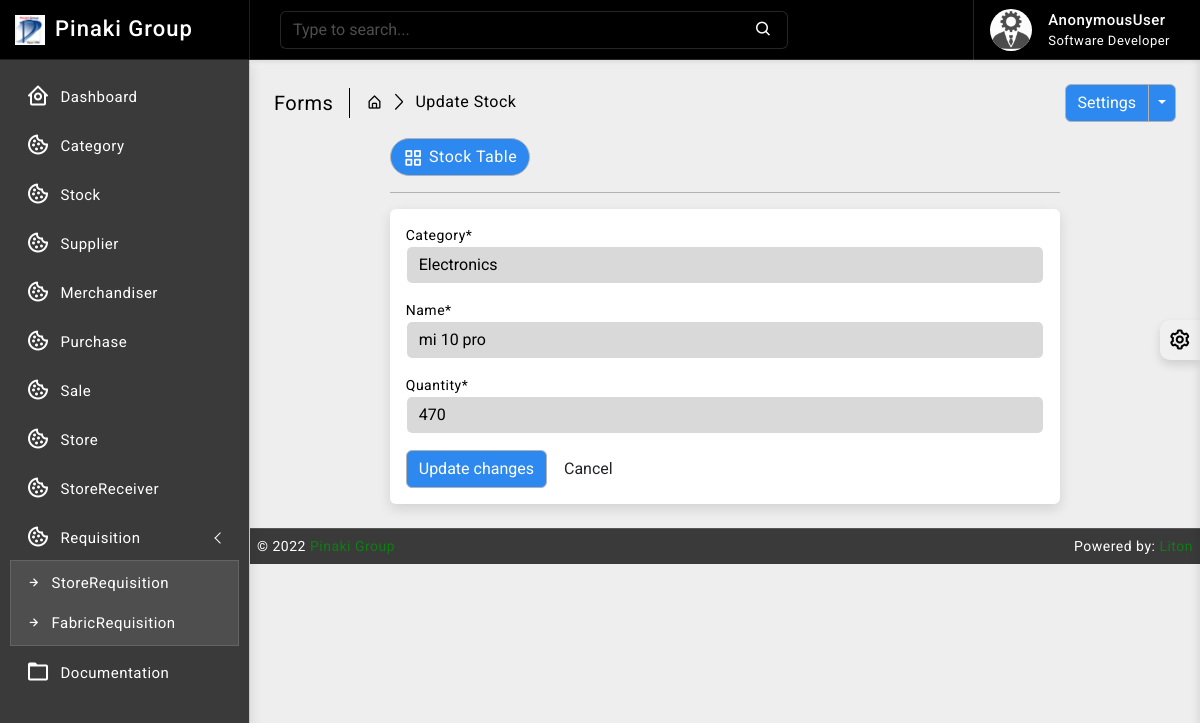
The page /stock/2/edit on the database as committed earlier.
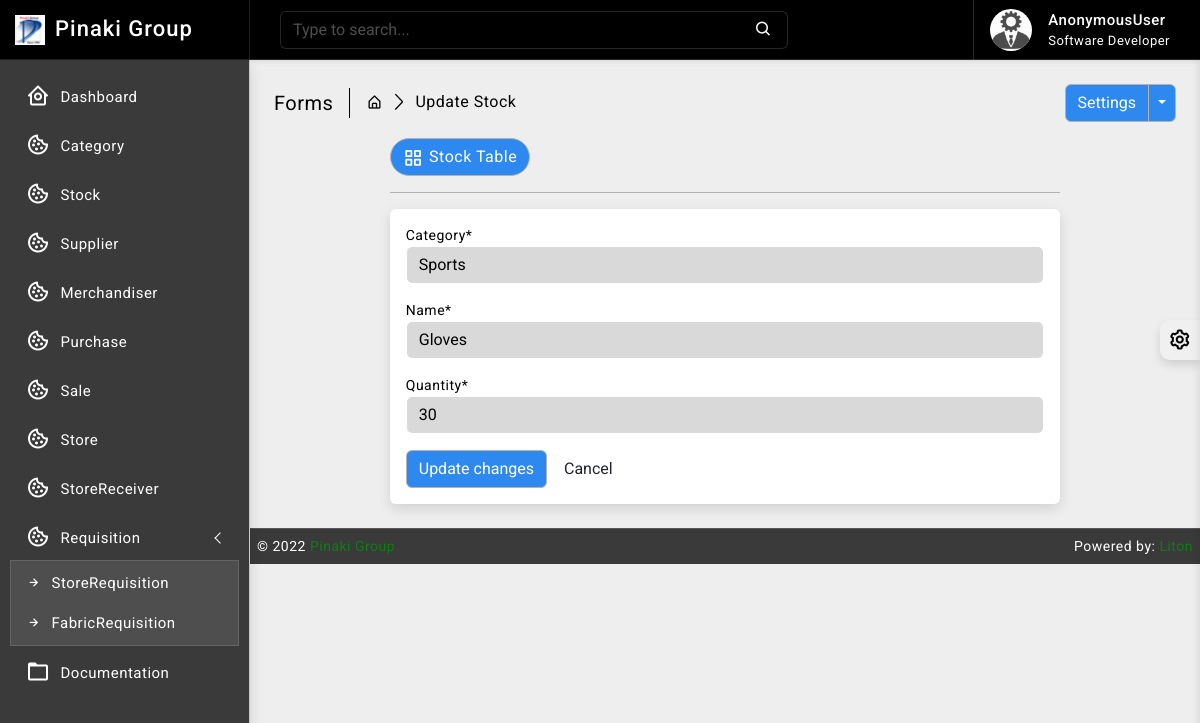
The same page on the database as committed later.
### stock/models.py (models this page shows, shortened)
class Stock(models.Model):
    id = models.AutoField(primary_key=True)
    category = models.ForeignKey(Category, on_delete=models.CASCADE, blank=False)
    name = models.CharField(max_length=30, unique=True)
    quantity = models.IntegerField(default=1)
    is_deleted = models.BooleanField(default=False)

### stock/views.py (the view)
# urls.py: path('<int:pk>/edit', views.StockUpdateView.as_view(), name='stock_update'),
class StockUpdateView(SuccessMessageMixin, UpdateView):                                 # updateview class to edit stock, mixin used to display message
    model = Stock                                                                       # setting 'Stock' model as model
    form_class = StockForm                                                              # setting 'StockForm' form as form
    template_name = "stock/update.html"                                                 # 'edit_stock.html' used as the template
    success_url = '/stock'                                                              # redirects to 'inventory' page in the url after submitting the form
    success_message = "Stock has been updated successfully"                             # displays message when form is submitted
    def get_context_data(self, **kwargs):                                               # used to send additional context
        context = super().get_context_data(**kwargs)
        return context

### stock/forms.py
class StockForm(forms.ModelForm):
    def __init__(self, *args, **kwargs):                          # used to set css classes to the various fields
        super().__init__(*args, **kwargs)
        self.fields['category'].widget.attrs.update({'class': 'textinput form-control'})
        self.fields['name'].widget.attrs.update({'class': 'textinput form-control'})
        self.fields['quantity'].widget.attrs.update({'class': 'textinput form-control', 'min': '0'})
    class Meta:
        model = Stock
        fields = ['category', 'name', 'quantity']

### category/models.py (called while the page is built)
    def __str__(self):
        return self.name

### templates/stock/update.html (shortened to what this page needs)
{% extends 'base/base.html' %}
{% block body %}
{% load crispy_forms_tags %}
{% load static %}
<div class="page-wrapper">
	<div class="page-content">
		<div class="page-breadcrumb d-none d-sm-flex align-items-center mb-3">
			<div class="breadcrumb-title pe-3">Forms</div>
			<div class="ps-3">
				<nav aria-label="breadcrumb">
					<ol class="breadcrumb mb-0 p-0">
						<li class="breadcrumb-item">
							<a href="#">
								<i class="bx bx-home-alt"></i>
							</a>
						</li>
						<li class="breadcrumb-item active" aria-current="page">Update Stock</li>
					</ol>
				</nav>
			</div>
			<div class="ms-auto">
				<div class="btn-group">
					<button type="button" class="btn btn-light">Settings</button>
					<button type="button" class="btn btn-light dropdown-toggle dropdown-toggle-split" data-bs-toggle="dropdown">
					</button>
				</div>
			</div>
		</div>
		<div class="row">
			<div class="col-xl-9 mx-auto">
				<div class="ms-auto">
					<a href="{% url 'stock_read' %}" class="btn btn-light radius-30 mt-2 mt-lg-0">
						<i class="bx bx-grid-alt"></i>Stock Table
					</a>
				</div>
				<hr/>
				<div class="card">
					<div class="card-body">
						<form class="row g-3" method="POST">
								<div class="col-sm-12">
									<div class="controls">
										{{ form.category|as_crispy_field }}
									</div>
								</div><br>
								<div class="col-sm-12">
									<div class="controls">
										{{ form.name|as_crispy_field }}
									</div>
								</div><br>
								<div class="col-sm-12">
									<div class="controls">
										{{ form.quantity|as_crispy_field }}
									</div>
								</div><br>
							<div class="form-actions">
								<button type="submit" class="btn btn-light">Update changes</button>
								<button type="reset" class="btn">Cancel</button>
							</div>
						</form>
					</div>
				</div>
			</div>
		</div>
	</div>
</div>
{% endblock body %}

Rows that differ between the two databases and show on the page:
changed Stock: category "Electronics" → "Sports"; name "mi 10 pro" → "Gloves"; quantity "470" → "30"
